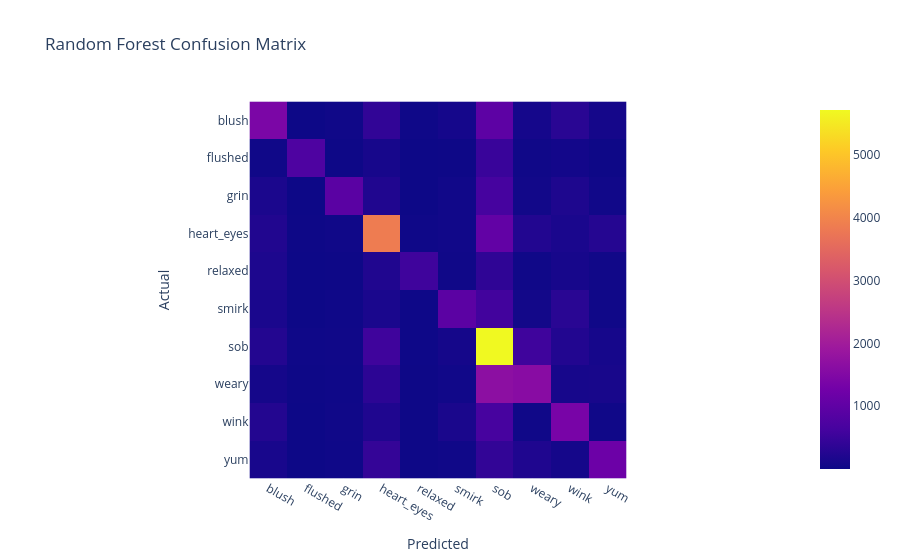

This figure's notebook cell:
### Code cell
from sklearn.metrics import confusion_matrix
import plotly.express as px
cm_rf = confusion_matrix(y_test, y_test_pred_rf, labels=rf.classes_)
fig = px.imshow(
    cm_rf,
    x=rf.classes_,
    y=rf.classes_,
    labels=dict(x="Predicted", y="Actual"),
    title="Random Forest Confusion Matrix"
)
fig.show()

### Figure 1 — Plotly figure (JSON) as saved in the notebook; plotly's stock layout.template omitted (floating-point values rounded to 4 significant figures)
{"data": [{"coloraxis": "coloraxis", "hovertemplate": "Predicted: %{x}<br>Actual: %{y}<br>color: %{z}<extra></extra>", "name": "0", "type": "heatmap", "x": ["blush", "flushed", "grin", "heart_eyes", "relaxed", "smirk", "sob", "weary", "wink", "yum"], "xaxis": "x", "y": ["blush", "flushed", "grin", "heart_eyes", "relaxed", "smirk", "sob", "weary", "wink", "yum"], "yaxis": "y", "z": [[1402, 5, 34, 402, 25, 95, 969, 95, 317, 90], [32, 752, 7, 111, 1, 10, 496, 35, 68, 11], [157, 4, 930, 215, 6, 41, 633, 52, 189, 43], [220, 10, 33, 3861, 18, 45, 1034, 237, 149, 272], [184, 1, 13, 218, 554, 33, 378, 36, 114, 40], [148, 3, 21, 151, 16, 944, 589, 64, 311, 38], [246, 23, 38, 561, 17, 87, 5715, 558, 231, 103], [89, 9, 21, 350, 10, 45, 1670, 1601, 115, 119], [246, 1, 30, 200, 9, 145, 652, 36, 1359, 34], [126, 3, 19, 437, 8, 37, 411, 204, 91, 1182]]}], "layout": {"coloraxis": {"colorscale": [[0, "#0d0887"], [0.1111, "#46039f"], [0.2222, "#7201a8"], [0.3333, "#9c179e"], [0.4444, "#bd3786"], [0.5556, "#d8576b"], [0.6667, "#ed7953"], [0.7778, "#fb9f3a"], [0.8889, "#fdca26"], [1, "#f0f921"]]}, "title": {"text": "Random Forest Confusion Matrix"}, "xaxis": {"anchor": "y", "constrain": "domain", "domain": [0, 1], "scaleanchor": "y", "title": {"text": "Predicted"}}, "yaxis": {"anchor": "x", "autorange": "reversed", "constrain": "domain", "domain": [0, 1], "title": {"text": "Actual"}}}}
